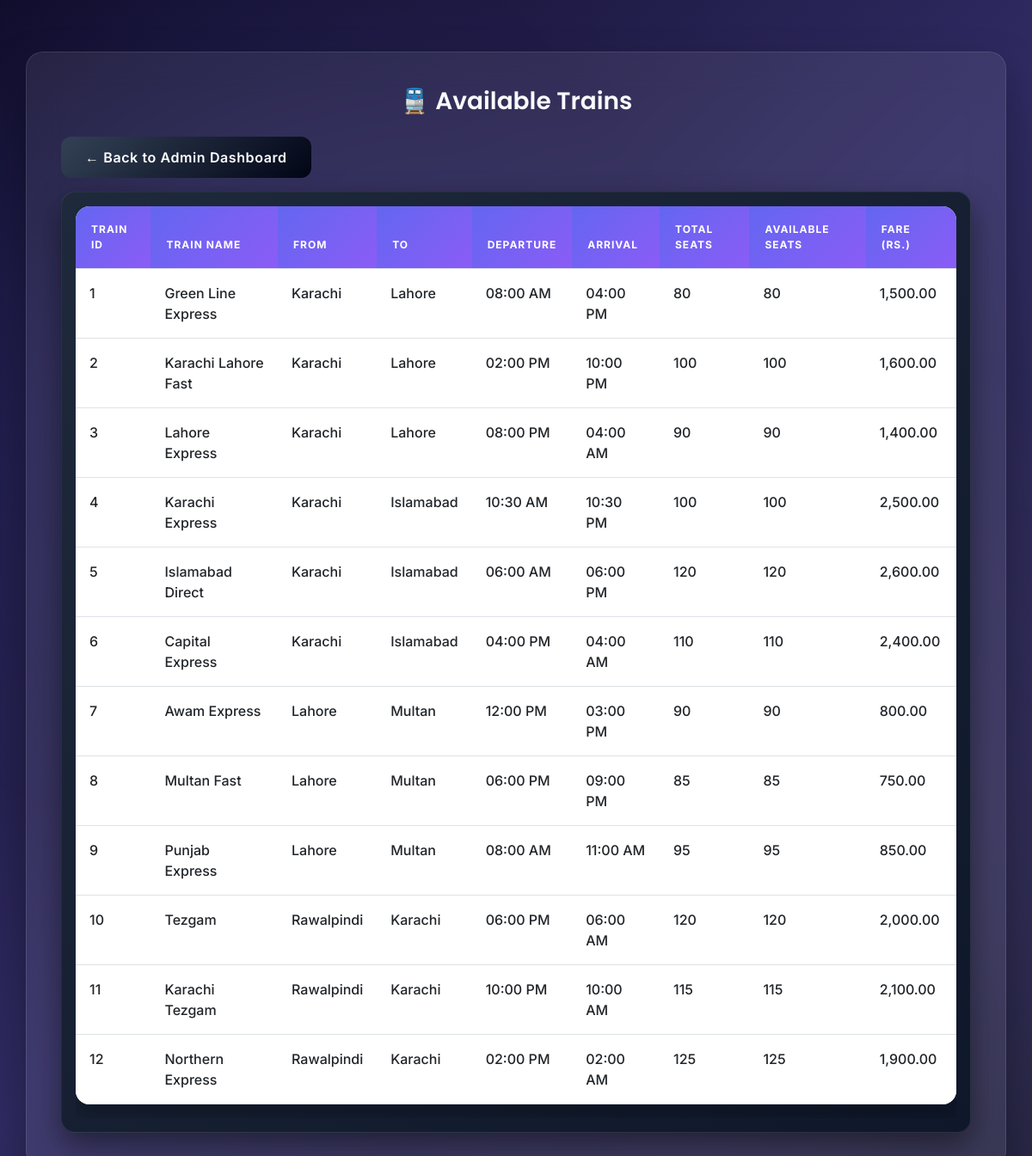
Screenshot of /public/view_trains.php (signed in) with the database file from the repository.
### tables this page shows
CREATE TABLE Train (
    train_id INT AUTO_INCREMENT PRIMARY KEY,
    train_name VARCHAR(100),
    from_station VARCHAR(100),
    to_station VARCHAR(100),
    total_seats INT,
    available_seats INT,
    schedule_time TIME,
    departure_time TIME,
    arrival_time TIME,
    fare DECIMAL(10,2)
);

### public/view_trains.php (the view, shortened to what this page needs)
<?php
include('../config/db.php');
$query = "SELECT * FROM Train";
$result = $conn->query($query);
?>
<!DOCTYPE html>
<html lang="en">
<head>
  <link href="https://cdn.jsdelivr.net/npm/bootstrap@5.3.0/dist/css/bootstrap.min.css" rel="stylesheet">
  <link href="styles.css" rel="stylesheet">
</head>
<body>
  <div class="container">
    <h3 class="mb-4 text-center text-white">🚆 Available Trains</h3>
    <?php if (isset($_SESSION['admin_logged_in'])): ?>
      <a href="admin_dashboard.php" class="btn btn-secondary mb-3">← Back to Admin Dashboard</a>
    <?php endif; ?>
    <div class="card">
      <div class="card-body">
        <div class="table-responsive">
          <table class="table">
            <thead>
              <tr>
                <th>Train ID</th>
                <th>Train Name</th>
                <th>From</th>
                <th>To</th>
                <th>Departure</th>
                <th>Arrival</th>
                <th>Total Seats</th>
                <th>Available Seats</th>
                <th>Fare (Rs.)</th>
              </tr>
            </thead>
            <tbody>
              <?php while($row = $result->fetch_assoc()): ?>
                <tr>
                  <td class="text-dark"><?= $row['train_id'] ?></td>
                  <td class="text-dark"><?= htmlspecialchars($row['train_name'] ?? 'N/A') ?></td>
                  <td class="text-dark"><?= htmlspecialchars($row['from_station'] ?? 'N/A') ?></td>
                  <td class="text-dark"><?= htmlspecialchars($row['to_station'] ?? 'N/A') ?></td>
                  <td class="text-dark">
                    <?= isset($row['departure_time']) && $row['departure_time'] !== ""
                      ? date('h:i A', strtotime($row['departure_time']))
                      : 'N/A' ?>
                  </td>
                  <td class="text-dark">
                    <?= isset($row['arrival_time']) && $row['arrival_time'] !== ""
                      ? date('h:i A', strtotime($row['arrival_time']))
                      : 'N/A' ?>
                  </td>
                  <td class="text-dark"><?= $row['total_seats'] ?? 'N/A' ?></td>
                  <td class="text-dark"><?= $row['available_seats'] ?? 'N/A' ?></td>
                  <td class="text-dark">
                    <?= isset($row['fare']) && $row['fare'] !== ""
                      ? number_format($row['fare'], 2)
                      : 'N/A' ?>
                  </td>
                </tr>
              <?php endwhile; ?>
            </tbody>
          </table>
        </div>
      </div>
    </div>
  </div>
</body>
</html>

### public/styles.css (style rules this page uses)
body { background: linear-gradient(135deg, #0f0c29, #302b63, #24243e); background-attachment: fixed; font-family: 'Inter', sans-serif; min-height: 100vh; margin: 0; color: #e2e8f0; }
body::before { content: ''; position: fixed; inset: 0; background: radial-gradient(circle at 20% 30%, rgba(99,102,241,0.15), transparent 40%), radial-gradient(circle at 80% 70%, rgba(167,139,250,0.10), transparent 45%); z-index: -1; }
.container { background: rgba(255,255,255,0.08); backdrop-filter: blur(22px); border-radius: 20px; border: 1px solid rgba(255,255,255,0.1); box-shadow: 0 25px 50px rgba(0,0,0,0.35); padding: 40px; margin: 60px auto; animation: slideInUp 0.7s ease-out; }
.card { background: linear-gradient(135deg, #1e293b, #0f172a); backdrop-filter: blur(18px); border-radius: 16px; border: 1px solid rgba(255,255,255,0.08); box-shadow: 0 14px 35px rgba(0,0,0,0.45); transition: all 0.4s ease; position: relative; overflow: hidden; }
.card::before { content: ''; position: absolute; inset: 0; background: linear-gradient( 120deg, transparent, rgba(148,163,184,0.12), transparent ); transform: translateX(-100%); transition: transform 0.6s ease; }
h1, h2, h3, h4 { font-family: 'Poppins', sans-serif; font-weight: 600; color: #f8fafc; }
.btn { border-radius: 12px; padding: 12px 28px; font-weight: 600; letter-spacing: 0.6px; border: none; transition: 0.3s; }
.btn-secondary, .btn-dark { background: linear-gradient(135deg, #334155, #020617); color: #fff; }
.table { background: #ffffff; border-radius: 16px; overflow: hidden; box-shadow: 0 12px 28px rgba(0,0,0,0.25); }
.table thead th { background: linear-gradient(135deg, #6366f1, #8b5cf6); color: #ffffff; padding: 18px; text-transform: uppercase; font-size: 12px; letter-spacing: 1px; }
.table tbody td { color: #0f172a; padding: 16px; font-weight: 500; }
.text-white { color: #f8fafc !important; }

### rows the page displays
train: train_id "1", train_name "Green Line Express", from_station "Karachi", to_station "Lahore", departure_time "08:00 AM", arrival_time "04:00 PM", total_seats "80", available_seats "80", fare "1,500.00"
train: train_id "2", train_name "Karachi Lahore Fast", from_station "Karachi", to_station "Lahore", departure_time "02:00 PM", arrival_time "10:00 PM", total_seats "100", available_seats "100", fare "1,600.00"
train: train_id "3", train_name "Lahore Express", from_station "Karachi", to_station "Lahore", departure_time "08:00 PM", arrival_time "04:00 AM", total_seats "90", available_seats "90", fare "1,400.00"
train: train_id "4", train_name "Karachi Express", from_station "Karachi", to_station "Islamabad", departure_time "10:30 AM", arrival_time "10:30 PM", total_seats "100", available_seats "100", fare "2,500.00"
train: train_id "5", train_name "Islamabad Direct", from_station "Karachi", to_station "Islamabad", departure_time "06:00 AM", arrival_time "06:00 PM", total_seats "120", available_seats "120", fare "2,600.00"
train: train_id "6", train_name "Capital Express", from_station "Karachi", to_station "Islamabad", departure_time "04:00 PM", arrival_time "04:00 AM", total_seats "110", available_seats "110", fare "2,400.00"
train: train_id "7", train_name "Awam Express", from_station "Lahore", to_station "Multan", departure_time "12:00 PM", arrival_time "03:00 PM", total_seats "90", available_seats "90", fare "800.00"
train: train_id "8", train_name "Multan Fast", from_station "Lahore", to_station "Multan", departure_time "06:00 PM", arrival_time "09:00 PM", total_seats "85", available_seats "85", fare "750.00"
train: train_id "9", train_name "Punjab Express", from_station "Lahore", to_station "Multan", departure_time "08:00 AM", arrival_time "11:00 AM", total_seats "95", available_seats "95", fare "850.00"
train: train_id "10", train_name "Tezgam", from_station "Rawalpindi", to_station "Karachi", departure_time "06:00 PM", arrival_time "06:00 AM", total_seats "120", available_seats "120", fare "2,000.00"
train: train_id "11", train_name "Karachi Tezgam", from_station "Rawalpindi", to_station "Karachi", departure_time "10:00 PM", arrival_time "10:00 AM", total_seats "115", available_seats "115", fare "2,100.00"
train: train_id "12", train_name "Northern Express", from_station "Rawalpindi", to_station "Karachi", departure_time "02:00 PM", arrival_time "02:00 AM", total_seats "125", available_seats "125", fare "1,900.00"
